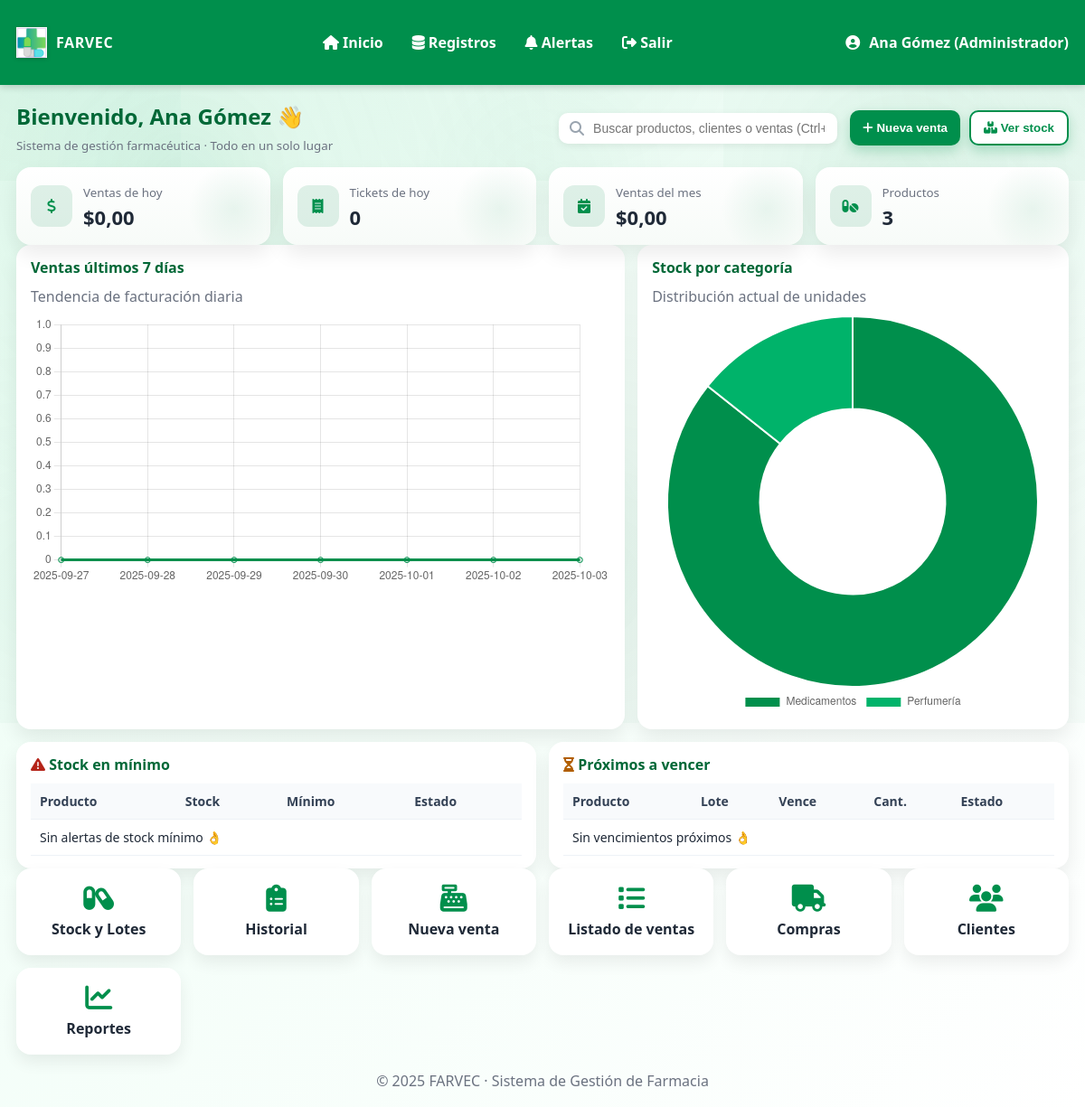
The app's page /menu.php (signed in), older data.
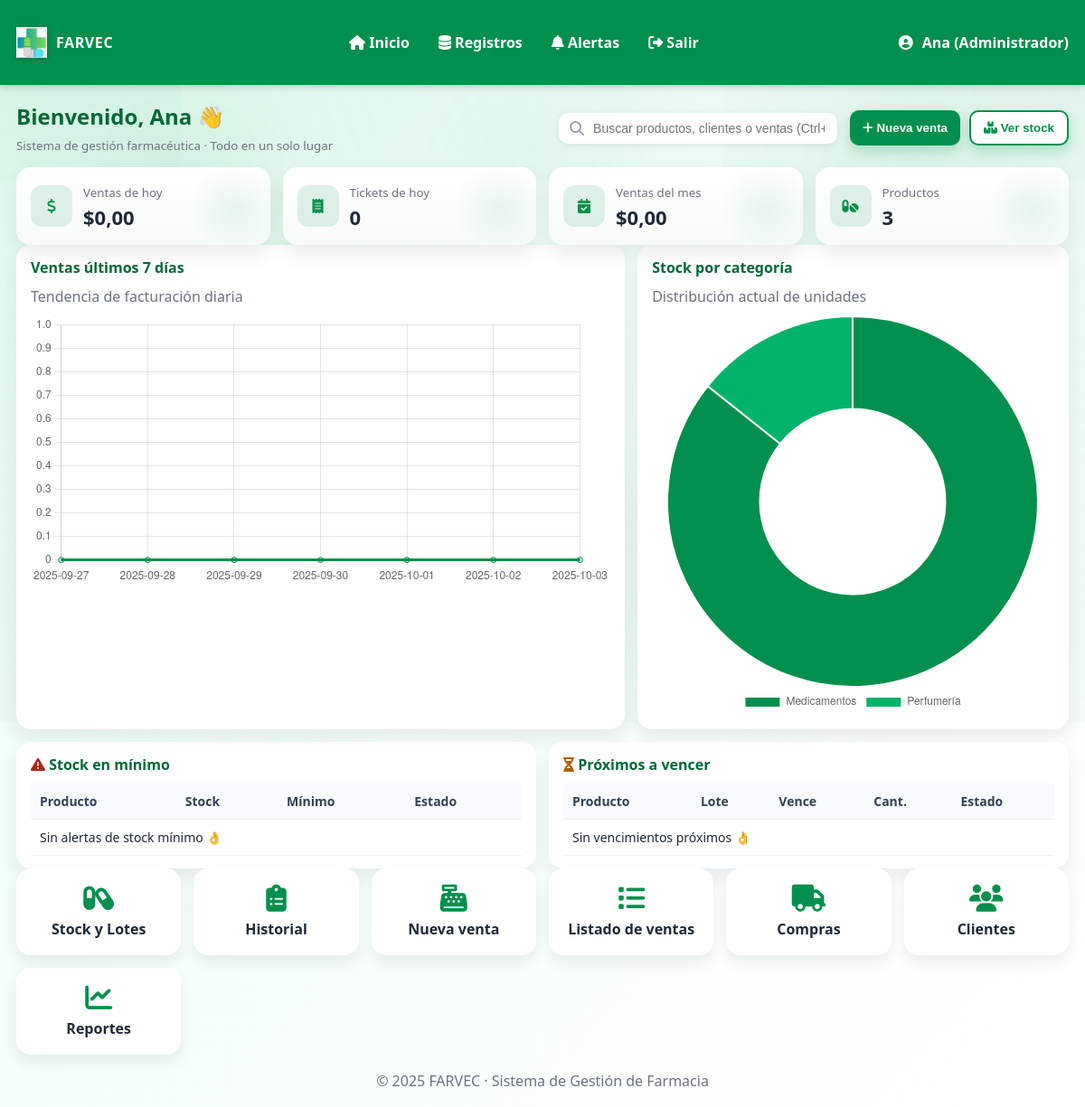
The same page, newer data.
### tables this page shows
CREATE TABLE Usuario (
    id INT AUTO_INCREMENT PRIMARY KEY,
    nombre VARCHAR(100) NOT NULL,
    apellido VARCHAR(100) NOT NULL,
    dni VARCHAR(20) UNIQUE NOT NULL,
    domicilio VARCHAR(200),
    telefono VARCHAR(20),
    email VARCHAR(100) UNIQUE NOT NULL,
    password VARCHAR(255) NOT NULL,
    rol ENUM('Administrador','Farmaceutico','Empleado','Cliente') NOT NULL,
    fecha_creacion DATETIME DEFAULT CURRENT_TIMESTAMP
);

### Conexion.php (called while the page is built, shortened)
<?php
class Conexion {
    private $host = "localhost";
    private $usuario = "root";
    private $password = "";
    private $baseDatos = "farmacia";
    public function __construct() {
        try {
            $this->conexion = new mysqli(
                $this->host,
                $this->usuario,
                $this->password,
                $this->baseDatos
            );
        } catch (mysqli_sql_exception $e) {
            die("Error de conexión a la BD: " . $e->getMessage());
        }
    }
}
?>

### Menu.php (the view, shortened to what this page needs)
<?php
require_once 'Conexion.php';
final class ControladorDashboard {
    private mysqli $db;
    public function __construct(mysqli $db) {
        $this->db = $db;
    }
    public function usuario(): array {
        $stmt = $this->db->prepare("SELECT id,nombre,email,rol FROM Usuario WHERE id=? LIMIT 1");
        $stmt->bind_param("i", $_SESSION['usuario_id']);
        $stmt->execute();
        return $stmt->get_result()->fetch_assoc() ?: [];
    }
    public function kpis(): array {
        $kpi = [
            'ventas_hoy' => 0.0,
            'tickets_hoy' => 0,
            'ventas_mes' => 0.0,
            'productos' => 0,
            'clientes' => 0
        ];
        $r = $this->db->query("SELECT IFNULL(SUM(total),0) m, COUNT(*) c
                               FROM Venta WHERE DATE(fecha)=CURDATE()");
        if ($r && $row = $r->fetch_assoc()) { $kpi['ventas_hoy'] = (float)$row['m']; $kpi['tickets_hoy'] = (int)$row['c']; }
        $r = $this->db->query("SELECT IFNULL(SUM(total),0) m
                               FROM Venta
                               WHERE YEAR(fecha)=YEAR(CURDATE()) AND MONTH(fecha)=MONTH(CURDATE())");
        if ($r && $row = $r->fetch_assoc()) { $kpi['ventas_mes'] = (float)$row['m']; }
        $r = $this->db->query("SELECT COUNT(*) c FROM Producto");
        if ($r && $row = $r->fetch_assoc()) { $kpi['productos'] = (int)$row['c']; }
        $r = $this->db->query("SELECT COUNT(*) c FROM Cliente");
        if ($r && $row = $r->fetch_assoc()) { $kpi['clientes'] = (int)$row['c']; }
        return $kpi;
    }
    public function alertasStockMinimo(int $limit=6): array {
        $sql = "SELECT id,nombre,stock_actual,stock_minimo
                FROM Producto
                WHERE stock_actual <= stock_minimo
                ORDER BY (stock_actual - stock_minimo) ASC
                LIMIT ?";
        $stmt = $this->db->prepare($sql);
        $stmt->bind_param("i", $limit);
        $stmt->execute();
        return $stmt->get_result()->fetch_all(MYSQLI_ASSOC) ?: [];
    }
    public function alertasPorVencer(int $days=45, int $limit=6): array {
        $sql = "SELECT p.nombre, l.numero_lote, l.fecha_vencimiento, l.cantidad_actual
                FROM Lote l
                JOIN Producto p ON p.id=l.producto_id
                WHERE l.fecha_vencimiento <= DATE_ADD(CURDATE(), INTERVAL ? DAY)
                ORDER BY l.fecha_vencimiento ASC
                LIMIT ?";
        $stmt = $this->db->prepare($sql);
        $stmt->bind_param("ii", $days, $limit);
        $stmt->execute();
        return $stmt->get_result()->fetch_all(MYSQLI_ASSOC) ?: [];
    }
    public function serieVentas7d(): array {
        $sql = "SELECT DATE(fecha) d, ROUND(SUM(total),2) t
                FROM Venta
                WHERE fecha >= DATE_SUB(CURDATE(), INTERVAL 6 DAY)
                GROUP BY DATE(fecha)
                ORDER BY d";
        $r = $this->db->query($sql);
        $dias = []; $totales = [];
        $map = [];
        for ($i=6; $i>=0; $i--) {
            $d = (new DateTime())->modify("-$i day")->format('Y-m-d');
            $dias[] = $d;
            $totales[] = $map[$d] ?? 0;
        }
        return ['labels'=>$dias,'data'=>$totales];
    }
    public function stockPorCategoria(): array {
        $sql = "SELECT IFNULL(c.nombre,'Sin categoría') categoria, SUM(p.stock_actual) total
                FROM Producto p
                LEFT JOIN Categoria c ON c.id=p.categoria_id
                GROUP BY categoria
                ORDER BY total DESC";
        $r = $this->db->query($sql);
        $labels=[]; $data=[];
        if($r){ while($row=$r->fetch_assoc()){ $labels[]=$row['categoria']; $data[]=(int)$row['total']; } }
        return ['labels'=>$labels,'data'=>$data];
    }
}
$conn = new Conexion();
$ctl  = new ControladorDashboard($conn->conexion);
$user = $ctl->usuario();
$kpis = $ctl->kpis();
$low  = $ctl->alertasStockMinimo();
$exp  = $ctl->alertasPorVencer();
$ventas7d = $ctl->serieVentas7d();
$stockCat = $ctl->stockPorCategoria();
?>
<!DOCTYPE html>
<html lang="es">
<head>
<link href="https://cdnjs.cloudflare.com/ajax/libs/font-awesome/6.5.0/css/all.min.css" rel="stylesheet">
</head>
<body>
<header class="topbar">
  <div class="brand">
    <img src="Logo.png" alt="FARVEC">
    <div class="title">FARVEC</div>
  </div>
  <ul class="nav">
    <li><a href="Menu.php"><i class="fa-solid fa-house"></i> Inicio</a></li>
    <li>
      <a href="#"><i class="fa-solid fa-database"></i> Registros</a>
    </li>
    <li>
      <a href="#"><i class="fa-solid fa-bell"></i> Alertas
      </a>
    </li>
    <li><a href="logout.php"><i class="fa-solid fa-right-from-bracket"></i> Salir</a></li>
  </ul>
  <div class="userbox">
    <i class="fa-solid fa-user-circle"></i>
    <?= htmlspecialchars($user['nombre'] ?? '') ?> (<?= htmlspecialchars($user['rol'] ?? '') ?>)
  </div>
</header>
<main class="wrapper">
  <section class="toolbar">
    <div class="greeting">
      <h2>Bienvenido, <?= htmlspecialchars($user['nombre']) ?> 👋</h2>
      <small>Sistema de gestión farmacéutica · Todo en un solo lugar</small>
    </div>
    <div class="search">
      <i class="fa-solid fa-magnifying-glass"></i>
      <input type="text" placeholder="Buscar productos, clientes o ventas (Ctrl+/)" id="q">
    </div>
    <div class="quick">
      <button class="btn" onclick="location.href='ventas.php'"><i class="fa-solid fa-plus"></i> Nueva venta</button>
      <button class="btn outline" onclick="location.href='stock.php'"><i class="fa-solid fa-boxes-stacked"></i> Ver stock</button>
    </div>
  </section>
  <section class="grid">
    <div class="kpi">
      <div class="icon"><i class="fa-solid fa-dollar-sign"></i></div>
      <div>
        <small>Ventas de hoy</small>
        <h3>$<?= number_format($kpis['ventas_hoy'],2,',','.') ?></h3>
      </div>
    </div>
    <div class="kpi">
      <div class="icon"><i class="fa-solid fa-receipt"></i></div>
      <div>
        <small>Tickets de hoy</small>
        <h3><?= (int)$kpis['tickets_hoy'] ?></h3>
      </div>
    </div>
    <div class="kpi">
      <div class="icon"><i class="fa-solid fa-calendar-check"></i></div>
      <div>
        <small>Ventas del mes</small>
        <h3>$<?= number_format($kpis['ventas_mes'],2,',','.') ?></h3>
      </div>
    </div>
    <div class="kpi">
      <div class="icon"><i class="fa-solid fa-pills"></i></div>
      <div>
        <small>Productos</small>
        <h3><?= (int)$kpis['productos'] ?></h3>
      </div>
    </div>
  </section>
  <section class="grid">
    <div class="panel" style="grid-column:span 7">
      <h4>Ventas últimos 7 días</h4>
      <div class="sub">Tendencia de facturación diaria</div>
      <canvas id="chartLine" height="140"></canvas>
    </div>
    <div class="panel" style="grid-column:span 5">
      <h4>Stock por categoría</h4>
      <div class="sub">Distribución actual de unidades</div>
      <canvas id="chartDonut" height="140"></canvas>
    </div>
    <div class="panel" id="alert-min" style="grid-column:span 6">
      <h4><i class="fa-solid fa-triangle-exclamation" style="color:#b42318"></i> Stock en mínimo</h4>
      <table class="table">
        <thead><tr><th>Producto</th><th>Stock</th><th>Mínimo</th><th>Estado</th></tr></thead>
        <tbody>
          <?php if(!$low): ?>
            <tr><td colspan="4">Sin alertas de stock mínimo 👌</td></tr>
          <?php else: foreach($low as $p): ?>
            <tr>
              <td><?= htmlspecialchars($p['nombre']) ?></td>
              <td><?= (int)$p['stock_actual'] ?></td>
              <td><?= (int)$p['stock_minimo'] ?></td>
              <td><span class="tag danger">Reponer</span></td>
            </tr>
          <?php endforeach; endif; ?>
        </tbody>
      </table>
    </div>
    <div class="panel" id="alert-vto" style="grid-column:span 6">
      <h4><i class="fa-solid fa-hourglass-half" style="color:#b15e00"></i> Próximos a vencer</h4>
      <table class="table">
        <thead><tr><th>Producto</th><th>Lote</th><th>Vence</th><th>Cant.</th><th>Estado</th></tr></thead>
        <tbody>
          <?php if(!$exp): ?>
            <tr><td colspan="5">Sin vencimientos próximos 👌</td></tr>
          <?php else: foreach($exp as $l):
            $estado = (new DateTime($l['fecha_vencimiento'])) < (new DateTime()) ? 'Vencido' : 'Próximo';
            $cls = $estado==='Vencido' ? 'danger' : 'warn';
          ?>
            <tr>
              <td><?= htmlspecialchars($l['nombre']) ?></td>
              <td><?= htmlspecialchars($l['numero_lote']) ?></td>
              <td><?= htmlspecialchars($l['fecha_vencimiento']) ?></td>
              <td><?= (int)$l['cantidad_actual'] ?></td>
              <td><span class="tag <?= $cls ?>"><?= $estado ?></span></td>
            </tr>
          <?php endforeach; endif; ?>
        </tbody>
      </table>
    </div>
  </section>
  <section class="shortcuts">
    <div class="short"><a href="stock.php"><i class="fa-solid fa-capsules"></i><div>Stock y Lotes</div></a></div>
    <div class="short"><a href="Historial.php"><i class="fa-solid fa-clipboard-list"></i><div>Historial</div></a></div>
    <div class="short"><a href="ventas.php"><i class="fa-solid fa-cash-register"></i><div>Nueva venta</div></a></div>
    <div class="short"><a href="ventas_listar.php"><i class="fa-solid fa-list"></i><div>Listado de ventas</div></a></div>
    <div class="short"><a href="compras.php"><i class="fa-solid fa-truck"></i><div>Compras</div></a></div>
    <div class="short"><a href="clientes.php"><i class="fa-solid fa-users"></i><div>Clientes</div></a></div>
    <div class="short"><a href="reportes.php"><i class="fa-solid fa-chart-line"></i><div>Reportes</div></a></div>
  </section>
  <div class="footer">© <?= date('Y') ?> FARVEC · Sistema de Gestión de Farmacia</div>
</main>
<script>
/* accesos búsqueda rápida */
document.addEventListener('keydown', e=>{
  if((e.ctrlKey||e.metaKey) && e.key==='/'){ e.preventDefault(); document.getElementById('q').focus(); }
});
/* Line chart: ventas 7d */
const lineCtx = document.getElementById('chartLine');
new Chart(lineCtx, {
  type:'line',
  data:{
    labels: <?= json_encode($ventas7d['labels']) ?>,
    datasets:[{
      label:'$',
      data: <?= json_encode($ventas7d['data']) ?>,
      fill:true,
      borderColor:'#008f4c',
      backgroundColor:'rgba(0,143,76,.15)',
      tension:.35,
      pointRadius:3
    }]
  },
  options:{
    plugins:{legend:{display:false}},
    scales:{y:{beginAtZero:true}}
  }
});
/* Donut: stock por categoría */
const donutCtx = document.getElementById('chartDonut');
new Chart(donutCtx, {
  type:'doughnut',
  data:{
    labels: <?= json_encode($stockCat['labels']) ?>,
    datasets:[{ data: <?= json_encode($stockCat['data']) ?>,
      backgroundColor:['#008f4c','#00b36a','#5cd08f','#9be0b7','#d7f3e5','#b6ffd5']
    }]
  },
  options:{ plugins:{legend:{position:'bottom'}} }
});
</script>
</body>
</html>

Row changes from the older to the newer data that the page shows:
changed usuario "Administrador": nombre "Ana Gómez" → "Ana"
